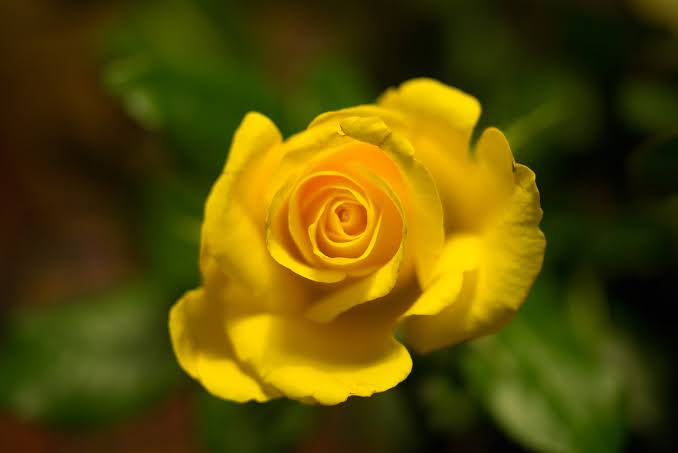
#> input picture Module 5 - Color Spaces/sample.jpg, 678 x 453 px
$ jupyter execute Example.ipynb
#> lines starting #> are read from the running program, lines starting #| are printed output that depends on the picture; after the words box and inside, x2 and y2 are one past the last pixel; in counts of white or black regions, pixels touching at a corner belong together
[cell 1]
# BGR to RGB
import cv2
import matplotlib.pyplot as plt

# Read image (BGR)
image = cv2.imread("sample.jpg")
#> image is the input picture: shape (453, 678, 3); mean B, G, R 4.3, 76.5, 89

# Convert to RGB
rgb = cv2.cvtColor(image, cv2.COLOR_BGR2RGB)

# Display using Matplotlib
plt.imshow(rgb)
plt.title("RGB Image")
plt.axis("off")
plt.show()

[cell 2]
# Display Individual BGR Channels
import cv2

image = cv2.imread("sample.jpg")

# Split channels
blue, green, red = cv2.split(image)
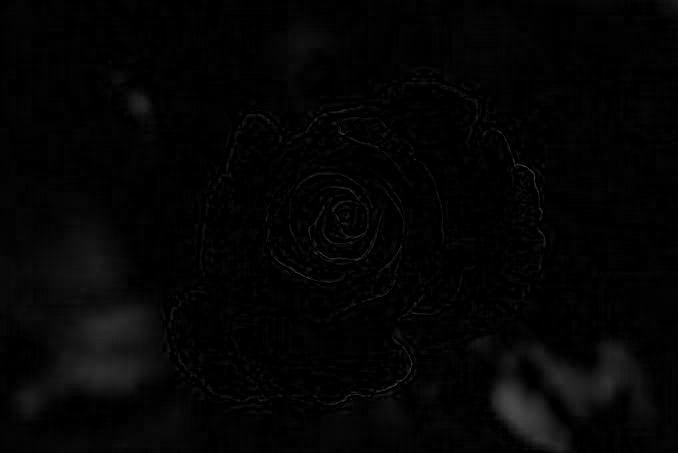
#> blue: shape (453, 678); min 0, max 72, mean 4.3
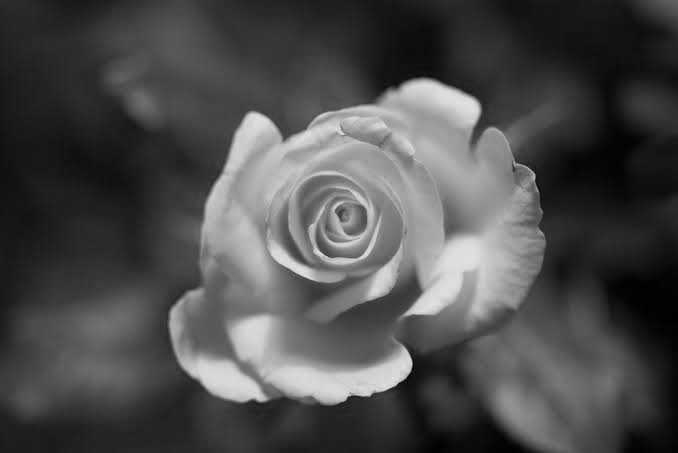
#> green: shape (453, 678); min 1, max 232, mean 76.5
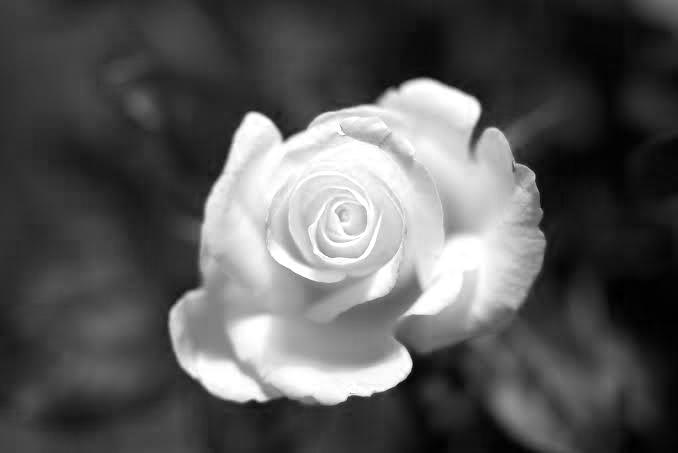
#> red: shape (453, 678); min 0, max 255, mean 89

cv2.imshow("Blue Channel", blue)
cv2.imshow("Green Channel", green)
cv2.imshow("Red Channel", red)

cv2.waitKey(0)
cv2.destroyAllWindows()

[cell 3]
# Merge BGR Channels
import cv2

image = cv2.imread("sample.jpg")

b, g, r = cv2.split(image)

merged = cv2.merge((b, g, r))

cv2.imshow("Merged Image", merged)

cv2.waitKey(0)
cv2.destroyAllWindows()

[cell 4]
# Convert to HSV
import cv2

image = cv2.imread("sample.jpg")

hsv = cv2.cvtColor(image, cv2.COLOR_BGR2HSV)
#> hsv: shape (453, 678, 3); mean H, S, V 29, 236.4, 94.6

cv2.imshow("Original", image)
cv2.imshow("HSV Image", hsv)

cv2.waitKey(0)
cv2.destroyAllWindows()

[cell 5]
# Detect Blue Color Using HSV
import cv2
import numpy as np

image = cv2.imread("sample.jpg")

hsv = cv2.cvtColor(image, cv2.COLOR_BGR2HSV)

# Blue color range
lower_blue = np.array([100, 150, 0])
upper_blue = np.array([140, 255, 255])

mask = cv2.inRange(hsv, lower_blue, upper_blue)
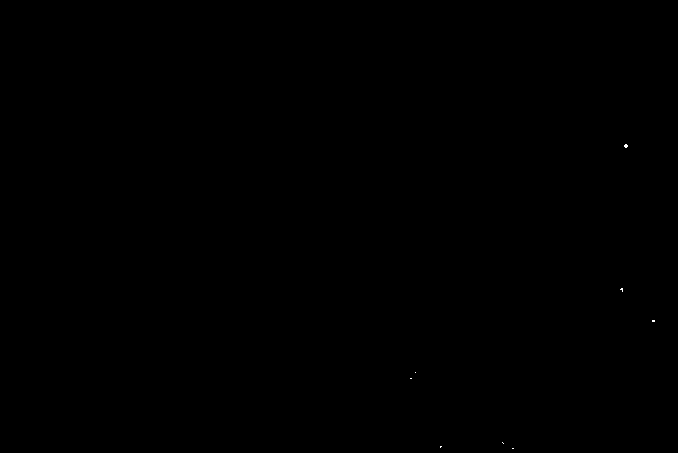
#> mask: shape (453, 678); 0.01% white in thin lines or dots, all inside (x1, y1, x2, y2) = (410, 144, 655, 449)

result = cv2.bitwise_and(image, image, mask=mask)

cv2.imshow("Original", image)
cv2.imshow("Mask", mask)
cv2.imshow("Blue Objects", result)

cv2.waitKey(0)
cv2.destroyAllWindows()

[cell 6]
# Convert to LAB
import cv2

image = cv2.imread("sample.jpg")

lab = cv2.cvtColor(image, cv2.COLOR_BGR2LAB)
#> lab: shape (453, 678, 3); mean of channels 0, 1, 2 80.8, 125.5, 163.9

cv2.imshow("Original", image)
cv2.imshow("LAB Image", lab)

cv2.waitKey(0)
cv2.destroyAllWindows()

[cell 7]
# Split LAB Channels
import cv2

image = cv2.imread("sample.jpg")

lab = cv2.cvtColor(image, cv2.COLOR_BGR2LAB)

L, A, B = cv2.split(lab)
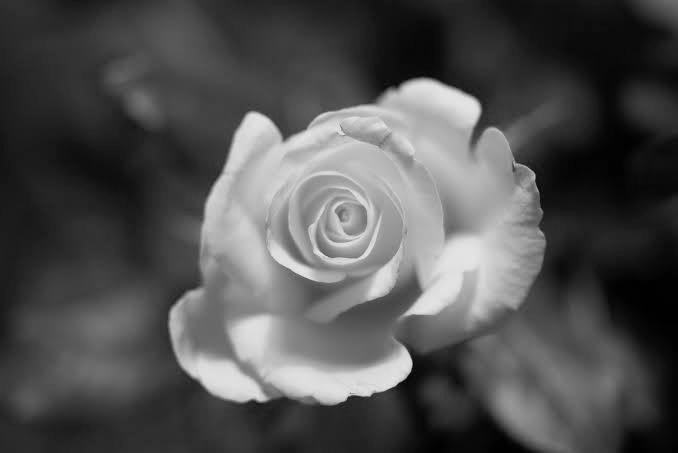
#> L: shape (453, 678); min 1, max 233, mean 80.8
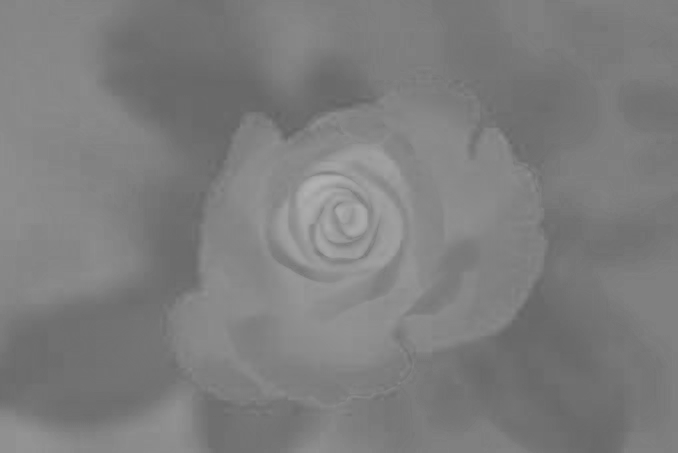
#> A: shape (453, 678); min 100, max 178, mean 125.5
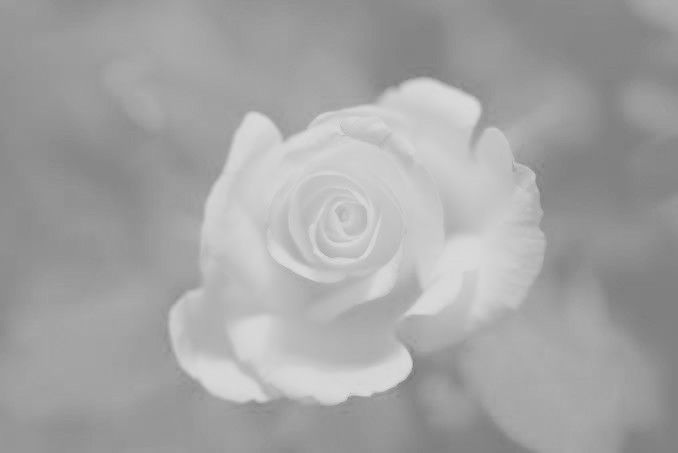
#> B: shape (453, 678); min 123, max 218, mean 163.9

cv2.imshow("Lightness", L)
cv2.imshow("A Channel", A)
cv2.imshow("B Channel", B)

cv2.waitKey(0)
cv2.destroyAllWindows()

[cell 8]
# Convert to YCrCb
import cv2

image = cv2.imread("sample.jpg")

ycrcb = cv2.cvtColor(image, cv2.COLOR_BGR2YCrCb)
#> ycrcb: shape (453, 678, 3); mean of channels 0, 1, 2 72, 140.2, 89.8

cv2.imshow("Original", image)
cv2.imshow("YCrCb", ycrcb)

cv2.waitKey(0)
cv2.destroyAllWindows()

[cell 9]
# Split YCrCb Channels
import cv2

image = cv2.imread("sample.jpg")

ycrcb = cv2.cvtColor(image, cv2.COLOR_BGR2YCrCb)

Y, Cr, Cb = cv2.split(ycrcb)
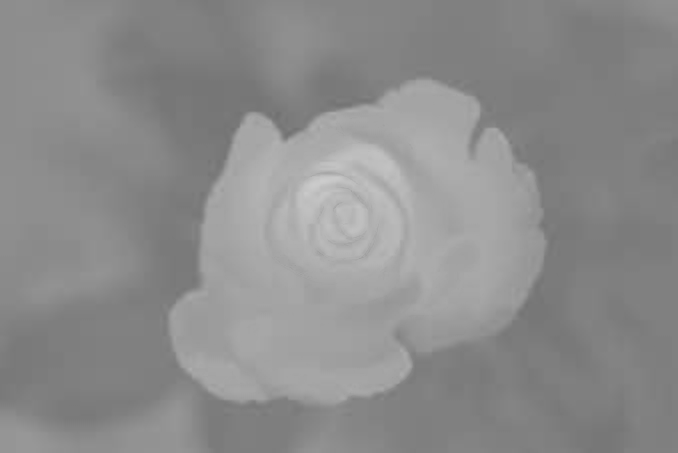
#> Cr: shape (453, 678); min 113, max 204, mean 140.2
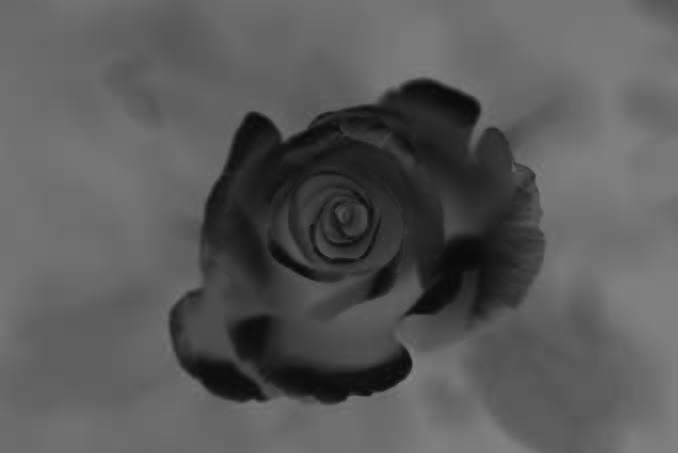
#> Cb: shape (453, 678); min 10, max 133, mean 89.8

cv2.imshow("Y (Brightness)", Y)
cv2.imshow("Cr", Cr)
cv2.imshow("Cb", Cb)

cv2.waitKey(0)
cv2.destroyAllWindows()

[cell 10]
# Convert to Grayscale
import cv2

image = cv2.imread("sample.jpg")

gray = cv2.cvtColor(image, cv2.COLOR_BGR2GRAY)

cv2.imshow("Original", image)
cv2.imshow("Grayscale", gray)

cv2.waitKey(0)
cv2.destroyAllWindows()

[cell 11]
# Compare All Color Spaces
import cv2

image = cv2.imread("sample.jpg")

rgb = cv2.cvtColor(image, cv2.COLOR_BGR2RGB)
hsv = cv2.cvtColor(image, cv2.COLOR_BGR2HSV)
lab = cv2.cvtColor(image, cv2.COLOR_BGR2LAB)
ycrcb = cv2.cvtColor(image, cv2.COLOR_BGR2YCrCb)
gray = cv2.cvtColor(image, cv2.COLOR_BGR2GRAY)

cv2.imshow("Original (BGR)", image)
cv2.imshow("RGB", rgb)
cv2.imshow("HSV", hsv)
cv2.imshow("LAB", lab)
cv2.imshow("YCrCb", ycrcb)
cv2.imshow("Gray", gray)

cv2.waitKey(0)
cv2.destroyAllWindows()

[cell 12]
# Save Images in Different Color Spaces
import cv2

image = cv2.imread("sample.jpg")

gray = cv2.cvtColor(image, cv2.COLOR_BGR2GRAY)
hsv = cv2.cvtColor(image, cv2.COLOR_BGR2HSV)
lab = cv2.cvtColor(image, cv2.COLOR_BGR2LAB)

cv2.imwrite("gray.jpg", gray)
cv2.imwrite("hsv.jpg", hsv)
cv2.imwrite("lab.jpg", lab)

print("Images saved successfully.")

[cell 13]
# Print Pixel Values in Different Color Spaces
import cv2

image = cv2.imread("sample.jpg")

rgb = cv2.cvtColor(image, cv2.COLOR_BGR2RGB)
hsv = cv2.cvtColor(image, cv2.COLOR_BGR2HSV)
lab = cv2.cvtColor(image, cv2.COLOR_BGR2LAB)

x = 100
y = 150

print("BGR :", image[y, x])
#| BGR : [ 2 24 36]
print("RGB :", rgb[y, x])
#| RGB : [36 24  2]
print("HSV :", hsv[y, x])
#| HSV : [ 19 241  36]
print("LAB :", lab[y, x])
#| LAB : [ 24 131 141]
